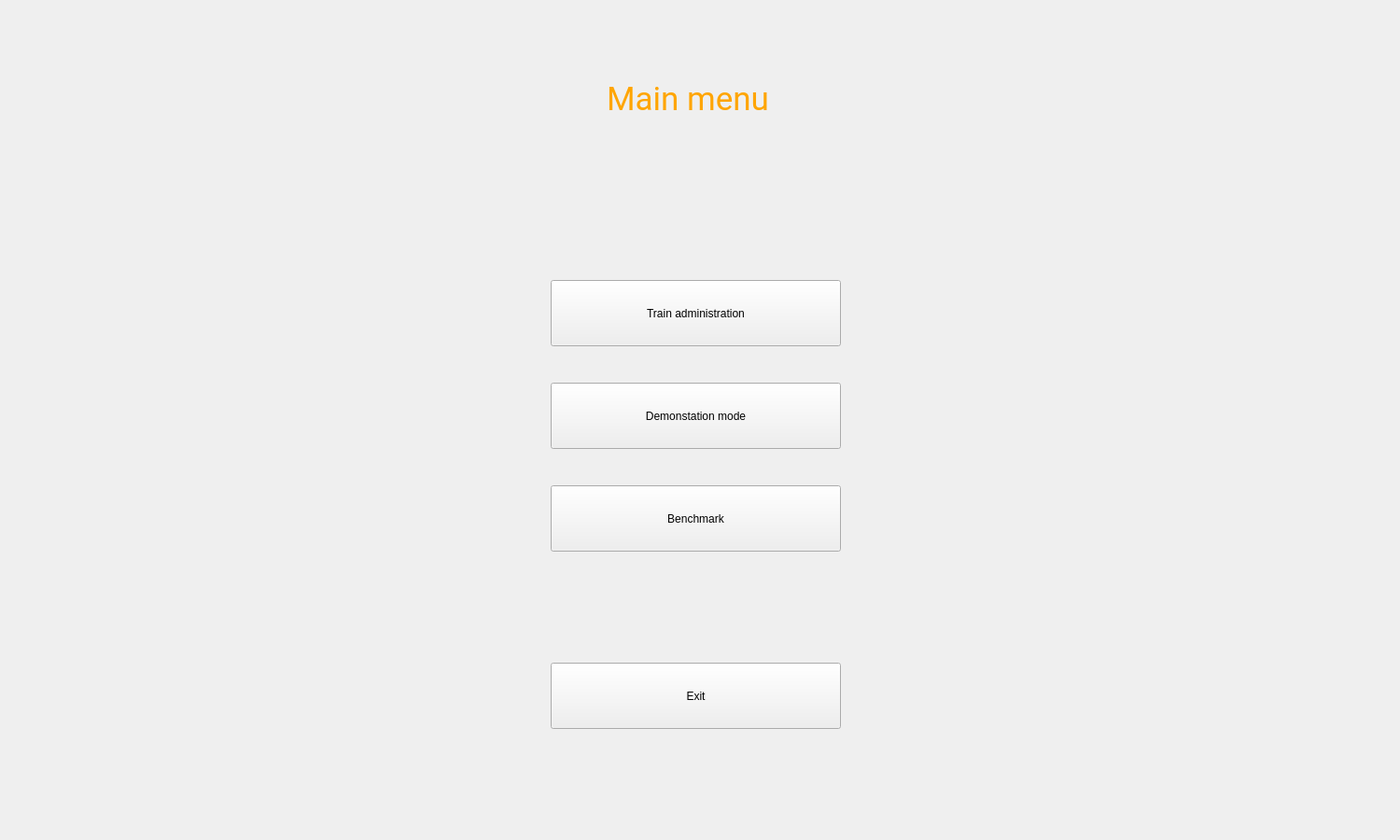
<?xml version="1.0" encoding="UTF-8"?>
<ui version="4.0">
 <class>MainWindow</class>
 <widget class="QMainWindow" name="MainWindow">
  <property name="geometry">
   <rect>
    <x>0</x>
    <y>0</y>
    <width>1500</width>
    <height>900</height>
   </rect>
  </property>
  <property name="windowTitle">
   <string>MainWindow</string>
  </property>
  <widget class="QWidget" name="centralwidget">
   <widget class="QStackedWidget" name="stackedWidget">
    <property name="geometry">
     <rect>
      <x>0</x>
      <y>0</y>
      <width>1500</width>
      <height>900</height>
     </rect>
    </property>
    <property name="currentIndex">
     <number>0</number>
    </property>
    <widget class="QWidget" name="mainPage">
     <widget class="QPushButton" name="demoButton">
      <property name="geometry">
       <rect>
        <x>590</x>
        <y>410</y>
        <width>311</width>
        <height>71</height>
       </rect>
      </property>
      <property name="text">
       <string>Demonstation mode</string>
      </property>
     </widget>
     <widget class="QPushButton" name="administrateButton">
      <property name="geometry">
       <rect>
        <x>590</x>
        <y>300</y>
        <width>311</width>
        <height>71</height>
       </rect>
      </property>
      <property name="text">
       <string>Train administration</string>
      </property>
     </widget>
     <widget class="QPushButton" name="exitButton">
      <property name="geometry">
       <rect>
        <x>590</x>
        <y>710</y>
        <width>311</width>
        <height>71</height>
       </rect>
      </property>
      <property name="text">
       <string>Exit</string>
      </property>
     </widget>
     <widget class="QPushButton" name="testsButton">
      <property name="geometry">
       <rect>
        <x>590</x>
        <y>520</y>
        <width>311</width>
        <height>71</height>
       </rect>
      </property>
      <property name="text">
       <string>Benchmark</string>
      </property>
     </widget>
     <widget class="QLabel" name="pageName">
      <property name="geometry">
       <rect>
        <x>650</x>
        <y>60</y>
        <width>191</width>
        <height>91</height>
       </rect>
      </property>
      <property name="styleSheet">
       <string notr="true">color: orange;
font-size: 35px;
font-family: Roboto;</string>
      </property>
      <property name="text">
       <string>Main menu</string>
      </property>
     </widget>
    </widget>
   </widget>
  </widget>
  <widget class="QMenuBar" name="menubar">
   <property name="geometry">
    <rect>
     <x>0</x>
     <y>0</y>
     <width>1500</width>
     <height>26</height>
    </rect>
   </property>
  </widget>
 </widget>
 <resources/>
 <connections/>
</ui>
